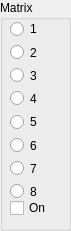
   <widget class="QGroupBox" name="groupBoxMatrix">
    <property name="geometry">
     <rect>
      <x>670</x>
      <y>250</y>
      <width>71</width>
      <height>231</height>
     </rect>
    </property>
    <property name="title">
     <string>Matrix</string>
    </property>
    <widget class="QCheckBox" name="chkMatrix">
     <property name="geometry">
      <rect>
       <x>10</x>
       <y>200</y>
       <width>41</width>
       <height>16</height>
      </rect>
     </property>
     <property name="text">
      <string>On</string>
     </property>
    </widget>
    <widget class="QWidget" name="layoutWidget">
     <property name="geometry">
      <rect>
       <x>10</x>
       <y>20</y>
       <width>51</width>
       <height>180</height>
      </rect>
     </property>
     <layout class="QVBoxLayout" name="verticalLayout">
      <item>
       <widget class="QRadioButton" name="rbMatrix1">
        <property name="text">
         <string>1</string>
        </property>
       </widget>
      </item>
      <item>
       <widget class="QRadioButton" name="rbMatrix2">
        <property name="text">
         <string>2</string>
        </property>
       </widget>
      </item>
      <item>
       <widget class="QRadioButton" name="rbMatrix3">
        <property name="text">
         <string>3</string>
        </property>
       </widget>
      </item>
      <item>
       <widget class="QRadioButton" name="rbMatrix4">
        <property name="text">
         <string>4</string>
        </property>
       </widget>
      </item>
      <item>
       <widget class="QRadioButton" name="rbMatrix5">
        <property name="text">
         <string>5</string>
        </property>
       </widget>
      </item>
      <item>
       <widget class="QRadioButton" name="rbMatrix6">
        <property name="text">
         <string>6</string>
        </property>
       </widget>
      </item>
      <item>
       <widget class="QRadioButton" name="rbMatrix7">
        <property name="text">
         <string>7</string>
        </property>
       </widget>
      </item>
      <item>
       <widget class="QRadioButton" name="rbMatrix8">
        <property name="text">
         <string>8</string>
        </property>
       </widget>
      </item>
     </layout>
    </widget>
   </widget>
